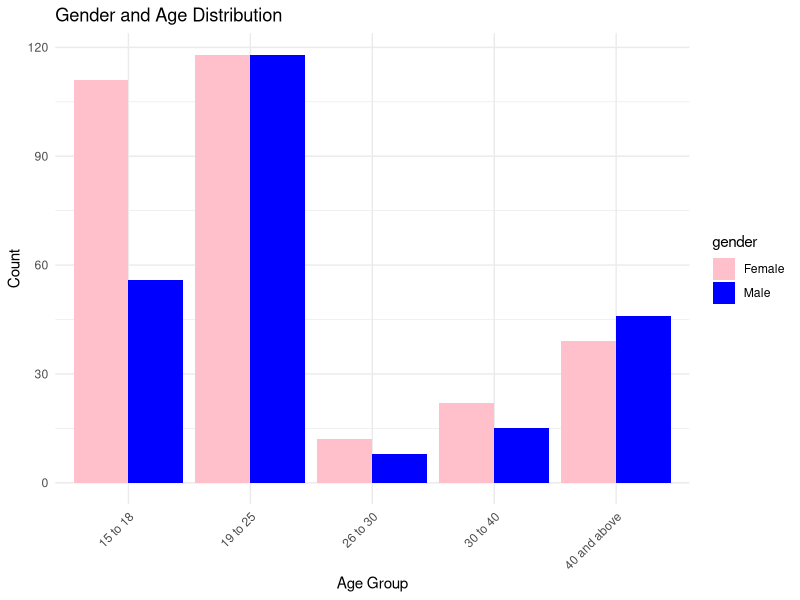
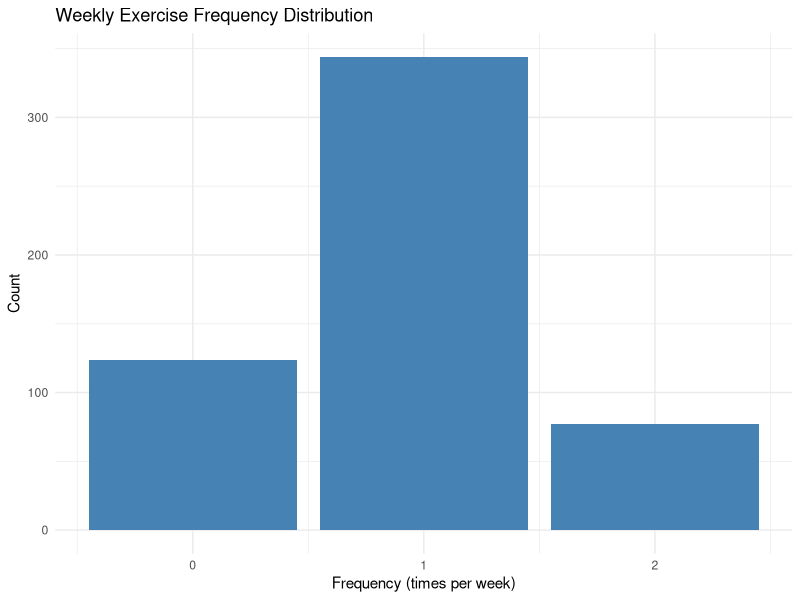
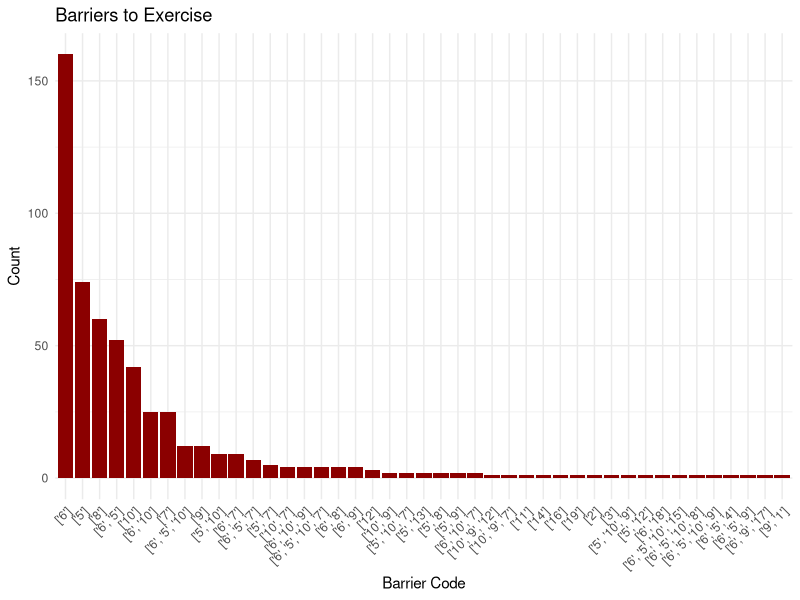
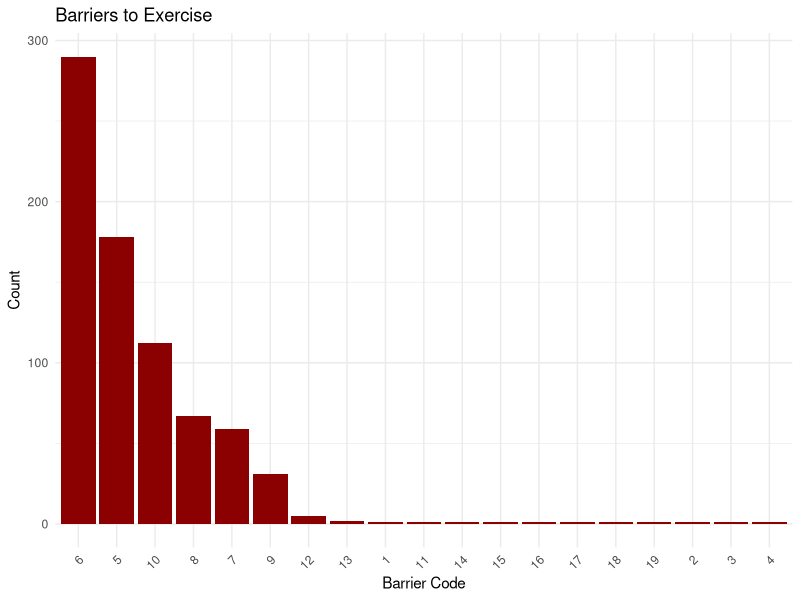
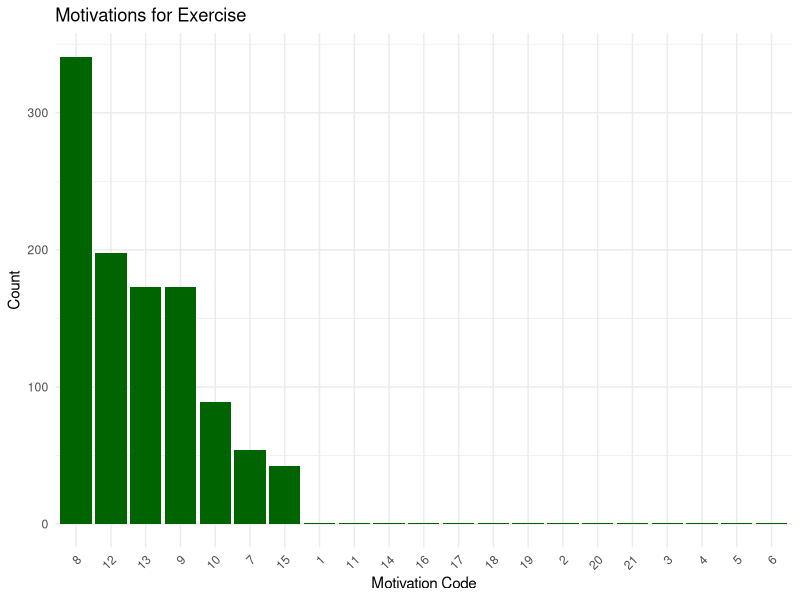
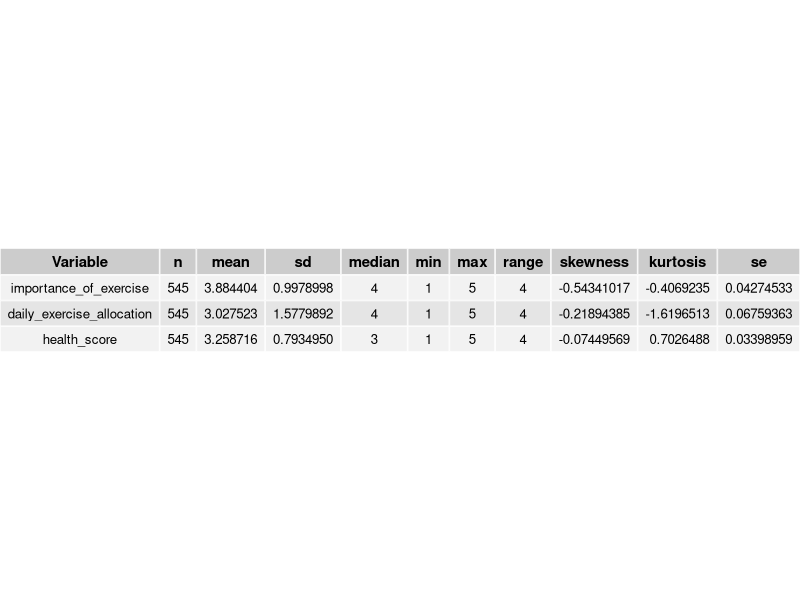

Reproduce these figures in R, in order.
# Install necessary libraries if not already installed
install.packages(c("ggplot2", "dplyr", "tidyr","readxl", "ggplot2", "gridExtra","grid","readr"))
library(gridExtra)
library(grid)
library(readxl)
library(ggplot2)
library(gridExtra)
library(dplyr)
library(tidyr)
library(readr)

getwd()
setwd("/Users/cvtmert/Desktop")

# Read the Excel file
data <- read_excel("fitness.xlsx", sheet = 1)  # Adjust the sheet parameter if needed
head(data)
str(data)  # Check structure and data types


# For numeric columns, replace NA with a placeholder (e.g., 0)
numeric_columns <- sapply(data, is.numeric)  # Identify numeric columns
data[, numeric_columns] <- lapply(data[, numeric_columns], function(x) {
  ifelse(is.na(x), 0, x)  # Replace NA with 0
})

# For character columns, replace NA with an empty string
character_columns <- sapply(data, is.character)  # Identify character columns
data[, character_columns] <- lapply(data[, character_columns], function(x) {
  ifelse(is.na(x), "", x)  # Replace NA with an empty string
})

# Verify the changes
summary(data)

# Summarize gender and age data
gender_age_dist <- data %>%
  group_by(gender, age) %>%
  summarise(count = n(), .groups = "drop")  # Use .groups to suppress grouping messages

print(head(gender_age_dist))

plot <- ggplot(gender_age_dist, aes(x = age, y = count, fill = gender)) +
  geom_bar(stat = "identity", position = "dodge") +
  theme_minimal() +
  labs(title = "Gender and Age Distribution",
       x = "Age Group",
       y = "Count") +
  scale_fill_manual(values = c("Female" = "pink", "Male" = "blue")) +
  theme(axis.text.x = element_text(angle = 45, hjust = 1))


# Explicitly print the plot
print(plot)

# Summarize weekly exercise frequency
exercise_freq_dist <- data %>%
  group_by('frequency_of_exercise_(weekly)') %>%
  summarise(count = n())

ggplot(data, aes(x = `frequency_of_exercise_(weekly)`)) +
  geom_bar(fill = "steelblue") +
  theme_minimal() +
  labs(title = "Weekly Exercise Frequency Distribution",
       x = "Frequency (times per week)",
       y = "Count")

# Flatten and summarize barriers
barriers_flat <- unlist(data$barriers)
barriers_dist <- as.data.frame(table(barriers_flat))

# Plot: Barriers to Exercise
ggplot(barriers_dist, aes(x = reorder(barriers_flat, -Freq), y = Freq)) +
  geom_bar(stat = "identity", fill = "darkred") +
  theme_minimal() +
  labs(title = "Barriers to Exercise",
       x = "Barrier Code",
       y = "Count") +
  theme(axis.text.x = element_text(angle = 45, hjust = 1))


# Assuming 'data' is the dataset loaded with the barriers column
# Step 1: Remove unwanted characters (e.g., brackets and quotes)
data$barriers_cleaned <- gsub("\\[|\\]|'", "", data$barriers)  # Remove square brackets and quotes

# Step 2: Split the column into individual barrier codes
barriers_list <- strsplit(data$barriers_cleaned, ",\\s*")  # Split by commas with optional whitespace

# Step 3: Flatten the list into a single vector
barriers_flat <- unlist(barriers_list)

# Step 4: Create a frequency table of barriers
barriers_dist <- as.data.frame(table(barriers_flat))

# Step 5: Rename columns for clarity
colnames(barriers_dist) <- c("Barrier_Code", "Frequency")

# Step 6: Sort by frequency (optional)
barriers_dist <- barriers_dist[order(-barriers_dist$Frequency), ]


# Plot the frequency of barriers
ggplot(barriers_dist, aes(x = reorder(Barrier_Code, -Frequency), y = Frequency)) +
  geom_bar(stat = "identity", fill = "darkred") +
  theme_minimal() +
  labs(title = "Barriers to Exercise",
       x = "Barrier Code",
       y = "Count") +
  theme(axis.text.x = element_text(angle = 45, hjust = 1))

# Step 1: Clean the motivation column (remove unwanted characters)
data$motivation_cleaned <- gsub("\\[|\\]|'", "", data$motivation)  # Remove square brackets and quotes

# Step 2: Split the cleaned column into individual motivation codes
motivation_list <- strsplit(data$motivation_cleaned, ",\\s*")  # Split by commas with optional whitespace

# Step 3: Flatten the list into a single vector
motivation_flat <- unlist(motivation_list)

# Step 4: Create a frequency table of motivations
motivation_dist <- as.data.frame(table(motivation_flat))

# Step 5: Rename columns for clarity
colnames(motivation_dist) <- c("Motivation_Code", "Frequency")

# Step 6: Sort by frequency (optional)
motivation_dist <- motivation_dist[order(-motivation_dist$Frequency), ]

# Plot the frequency of motivations
ggplot(motivation_dist, aes(x = reorder(Motivation_Code, -Frequency), y = Frequency)) +
  geom_bar(stat = "identity", fill = "darkgreen") +
  theme_minimal() +
  labs(title = "Motivations for Exercise",
       x = "Motivation Code",
       y = "Count") +
  theme(axis.text.x = element_text(angle = 45, hjust = 1))


numeric_columns <- c("importance_of_exercise", "daily_exercise_allocation", "health_score")
# Convert columns to numeric to handle any formatting issues
data[numeric_columns] <- lapply(data[numeric_columns], as.numeric)

# Function to calculate descriptive statistics
descriptive_stats <- function(column_data) {
  if (length(column_data[!is.na(column_data)]) == 0) {
    return(data.frame(n = NA, mean = NA, sd = NA, median = NA,
                      min = NA, max = NA, range = NA,
                      skewness = NA, kurtosis = NA, se = NA))
  }
  stats <- data.frame(
    n = length(column_data[!is.na(column_data)]),
    mean = mean(column_data, na.rm = TRUE),
    sd = sd(column_data, na.rm = TRUE),
    median = median(column_data, na.rm = TRUE),
    min = min(column_data, na.rm = TRUE),
    max = max(column_data, na.rm = TRUE),
    range = diff(range(column_data, na.rm = TRUE)),
    skewness = sum((column_data - mean(column_data, na.rm = TRUE))^3, na.rm = TRUE) /
      (length(column_data[!is.na(column_data)]) * sd(column_data, na.rm = TRUE)^3),
    kurtosis = sum((column_data - mean(column_data, na.rm = TRUE))^4, na.rm = TRUE) /
      (length(column_data[!is.na(column_data)]) * sd(column_data, na.rm = TRUE)^4) - 3,
    se = sd(column_data, na.rm = TRUE) / sqrt(length(column_data[!is.na(column_data)]))
  )
  return(stats)
}

# Calculate descriptive statistics for numeric columns
stats_table <- data.frame()
for (col in numeric_columns) {
  column_data <- data[[col]]
  stats <- descriptive_stats(column_data)
  stats <- cbind(Variable = col, stats)  # Add column name
  stats_table <- rbind(stats_table, stats)
}

# Print the stats_table for debugging
print(stats_table)

# Convert stats_table to a tableGrob
stats_table_grob <- tableGrob(
  stats_table,
  rows = NULL,  # No row names
  theme = ttheme_default(
    core = list(fg_params = list(cex = 0.8)), # Adjust text size
    colhead = list(fg_params = list(cex = 0.9, fontface = "bold")) # Adjust column header
  )
)

# Display the table in the RStudio Plot Panel
grid.newpage()  # Open a new graphics page
grid.draw(stats_table_grob)  # Render the table




